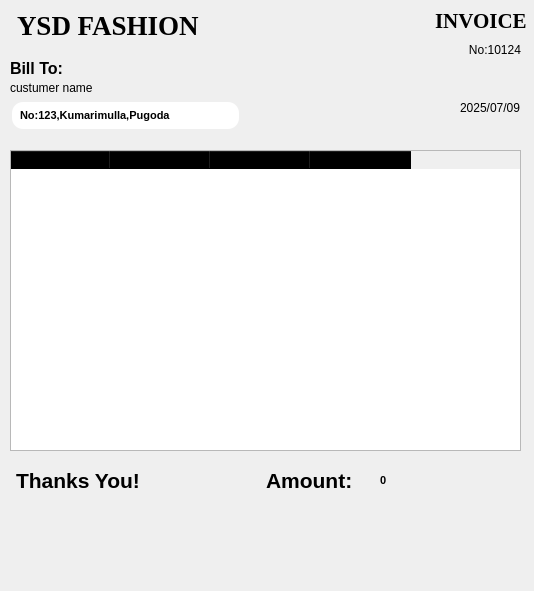
<?xml version="1.0" encoding="UTF-8"?>
<ui version="4.0">
 <class>Form</class>
 <widget class="QWidget" name="Form">
  <property name="geometry">
   <rect>
    <x>0</x>
    <y>0</y>
    <width>534</width>
    <height>591</height>
   </rect>
  </property>
  <property name="windowTitle">
   <string>Form</string>
  </property>
  <property name="styleSheet">
   <string notr="true">background-color:&quot;lightblue&quot;</string>
  </property>
  <widget class="QLabel" name="bussinesName">
   <property name="geometry">
    <rect>
     <x>0</x>
     <y>0</y>
     <width>211</width>
     <height>51</height>
    </rect>
   </property>
   <property name="font">
    <font>
     <family>Times New Roman</family>
     <pointsize>20</pointsize>
     <weight>75</weight>
     <bold>true</bold>
    </font>
   </property>
   <property name="styleSheet">
    <string notr="true">padding:5px;
margin:5px;
background-color:&quot;white&quot;;
border-radius:&quot;11px&quot;;</string>
   </property>
   <property name="text">
    <string>YSD FASHION</string>
   </property>
  </widget>
  <widget class="QLabel" name="bussinesName_2">
   <property name="geometry">
    <rect>
     <x>420</x>
     <y>0</y>
     <width>121</width>
     <height>41</height>
    </rect>
   </property>
   <property name="font">
    <font>
     <family>Times New Roman</family>
     <pointsize>16</pointsize>
     <weight>75</weight>
     <bold>true</bold>
    </font>
   </property>
   <property name="styleSheet">
    <string notr="true">padding:5px;
margin:5px;
background-color:&quot;white&quot;;
border-radius:&quot;11px&quot;;
</string>
   </property>
   <property name="text">
    <string>INVOICE</string>
   </property>
  </widget>
  <widget class="QLabel" name="InvoiceNumber">
   <property name="geometry">
    <rect>
     <x>390</x>
     <y>40</y>
     <width>131</width>
     <height>20</height>
    </rect>
   </property>
   <property name="layoutDirection">
    <enum>Qt::LeftToRight</enum>
   </property>
   <property name="text">
    <string>No:10124</string>
   </property>
   <property name="alignment">
    <set>Qt::AlignRight|Qt::AlignTrailing|Qt::AlignVCenter</set>
   </property>
  </widget>
  <widget class="QLabel" name="date">
   <property name="geometry">
    <rect>
     <x>460</x>
     <y>100</y>
     <width>61</width>
     <height>16</height>
    </rect>
   </property>
   <property name="text">
    <string>2025/07/09</string>
   </property>
  </widget>
  <widget class="QLabel" name="label">
   <property name="geometry">
    <rect>
     <x>10</x>
     <y>60</y>
     <width>61</width>
     <height>16</height>
    </rect>
   </property>
   <property name="font">
    <font>
     <family>Microsoft YaHei UI</family>
     <pointsize>12</pointsize>
     <weight>75</weight>
     <bold>true</bold>
    </font>
   </property>
   <property name="text">
    <string>Bill To:</string>
   </property>
  </widget>
  <widget class="QLabel" name="custumerName">
   <property name="geometry">
    <rect>
     <x>10</x>
     <y>80</y>
     <width>181</width>
     <height>16</height>
    </rect>
   </property>
   <property name="text">
    <string>custumer name</string>
   </property>
  </widget>
  <widget class="QLabel" name="bussinersAddress">
   <property name="geometry">
    <rect>
     <x>10</x>
     <y>100</y>
     <width>231</width>
     <height>31</height>
    </rect>
   </property>
   <property name="styleSheet">
    <string notr="true">font-size:11px;
font-weight:bold;
padding:5px;
margin:2px;
background-color:white;
border-radius:11px;
</string>
   </property>
   <property name="text">
    <string>No:123,Kumarimulla,Pugoda</string>
   </property>
  </widget>
  <widget class="QTableWidget" name="invoiceItemsTable">
   <property name="geometry">
    <rect>
     <x>10</x>
     <y>150</y>
     <width>511</width>
     <height>301</height>
    </rect>
   </property>
   <property name="styleSheet">
    <string notr="true">QHeaderView::section {
  	background-color:transparent;
	border-bottom:1px solid black;
}

QTableWidget::item {
    padding: 5px;
    background-color: #ffffff;
    border: 1px solid #ccc;
}

QTableWidget::item:selected {
    background-color: #3399ff;
    color: white;
}</string>
   </property>
   <column>
    <property name="text">
     <string>Item Description</string>
    </property>
   </column>
   <column>
    <property name="text">
     <string>Price</string>
    </property>
   </column>
   <column>
    <property name="text">
     <string>Quantity</string>
    </property>
   </column>
   <column>
    <property name="text">
     <string>Total</string>
    </property>
   </column>
  </widget>
  <widget class="QLabel" name="label_2">
   <property name="geometry">
    <rect>
     <x>0</x>
     <y>460</y>
     <width>161</width>
     <height>41</height>
    </rect>
   </property>
   <property name="font">
    <font>
     <pointsize>16</pointsize>
     <weight>75</weight>
     <bold>true</bold>
    </font>
   </property>
   <property name="styleSheet">
    <string notr="true">padding:5px;
margin:5px;
background-color:&quot;white&quot;;
border-radius:&quot;11px&quot;;</string>
   </property>
   <property name="text">
    <string>Thanks You!</string>
   </property>
  </widget>
  <widget class="QLabel" name="label_3">
   <property name="geometry">
    <rect>
     <x>250</x>
     <y>460</y>
     <width>121</width>
     <height>41</height>
    </rect>
   </property>
   <property name="font">
    <font>
     <pointsize>16</pointsize>
     <weight>75</weight>
     <bold>true</bold>
    </font>
   </property>
   <property name="styleSheet">
    <string notr="true">padding:5px;
margin:5px;
background-color:&quot;white&quot;;
border-radius:&quot;11px&quot;;</string>
   </property>
   <property name="text">
    <string>Amount:</string>
   </property>
  </widget>
  <widget class="QLabel" name="totalAmount">
   <property name="geometry">
    <rect>
     <x>380</x>
     <y>470</y>
     <width>141</width>
     <height>21</height>
    </rect>
   </property>
   <property name="styleSheet">
    <string notr="true">font-size:11px;
font-weight:bold;
</string>
   </property>
   <property name="text">
    <string>0</string>
   </property>
  </widget>
 </widget>
 <resources/>
 <connections/>
</ui>
